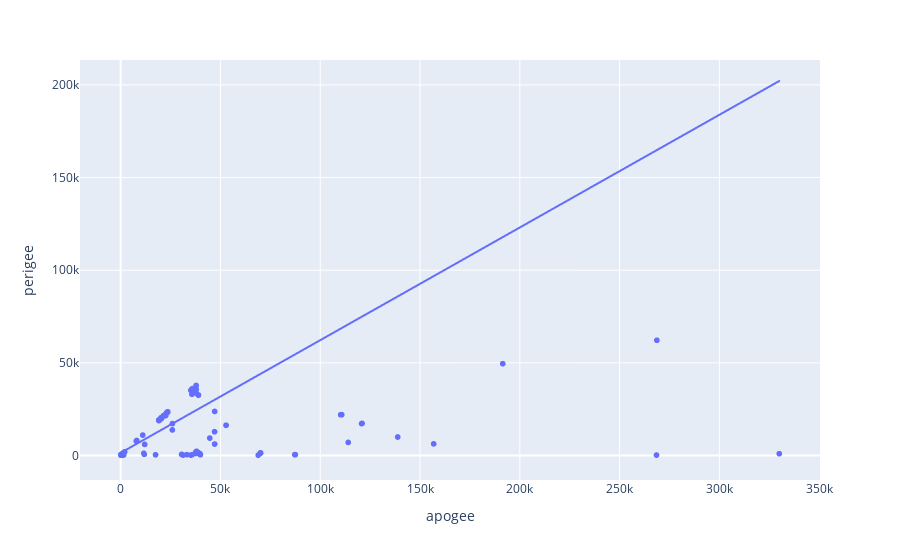

The notebook cell this image was saved under:
### Markdown cell above
# Relations

### Code cell
fig = px.scatter(df, x="apogee", y="perigee", trendline="ols")
fig.show()

### Figure 1 — Plotly figure (JSON) as saved in the notebook; plotly's stock layout.template omitted (floating-point values rounded to 4 significant figures; data arrays with more than 128 entries replaced by an {"elided": "..."} marker saying what was removed)
{"data": [{"hovertemplate": "apogee=%{x}<br>perigee=%{y}<extra></extra>", "legendgroup": "", "marker": {"color": "#636efa", "symbol": "circle"}, "mode": "markers", "name": "", "showlegend": false, "type": "scattergl", "x": {"elided": "5467 int values"}, "xaxis": "x", "y": {"elided": "5467 int values"}, "yaxis": "y"}, {"hovertemplate": "<b>OLS trendline</b><br>perigee = 0.608078 * apogee + 1435.62<br>R<sup>2</sup>=0.627050<br><br>apogee=%{x}<br>perigee=%{y} <b>(trend)</b><extra></extra>", "legendgroup": "", "marker": {"color": "#636efa", "symbol": "circle"}, "mode": "lines", "name": "", "showlegend": false, "type": "scattergl", "x": {"elided": "5464 int values"}, "xaxis": "x", "y": {"elided": "5464 float values"}, "yaxis": "y"}], "layout": {"legend": {"tracegroupgap": 0}, "margin": {"t": 60}, "xaxis": {"anchor": "y", "domain": [0, 1], "title": {"text": "apogee"}}, "yaxis": {"anchor": "x", "domain": [0, 1], "title": {"text": "perigee"}}}}
